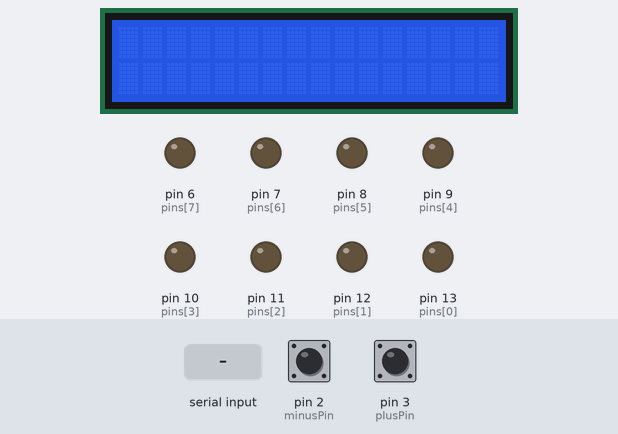
Recording of a sketch running on a simulated Arduino Uno, built with avr-gcc and run on an emulated ATmega328P. Parts: 16×2 character LCD, output pins drawn as LEDs (lit = HIGH). The test bench sets the inputs (shaded band); at power-on: pin 2 (minusPin) HIGH, pin 3 (plusPin) HIGH. What the sketch prints to the serial monitor is not drawn.

Above: at 1.2 s.
1.3 s: "90,45\n" received over Serial
At 2.2 s:
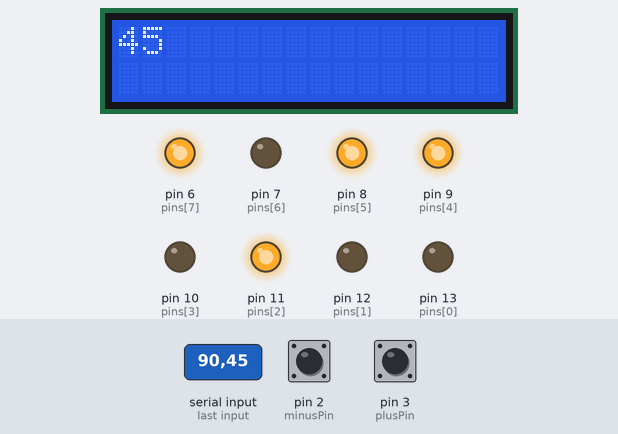
2.9 s: pin 2 (minusPin) pulled LOW for 1 s
At 4.8 s:
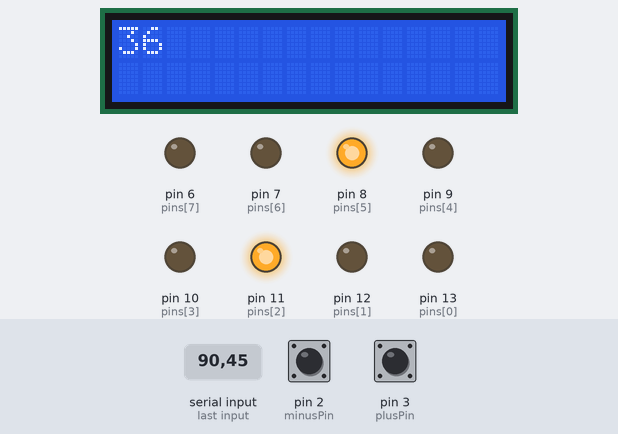
5.4 s: pin 3 (plusPin) pulled LOW for 1 s
At 6.7 s:
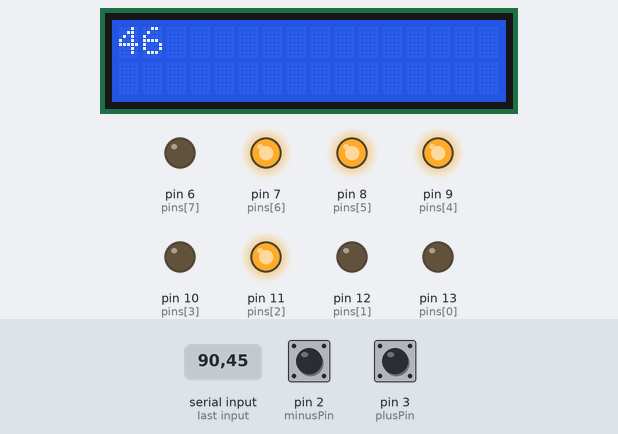
7.9 s: pin 3 (plusPin) pulled LOW for 0.15 s
At 8.5 s:
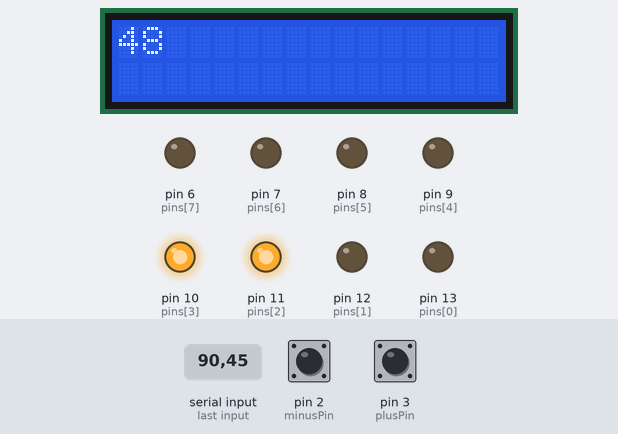
9.5 s: "30,150\n" received over Serial
At 10.3 s:
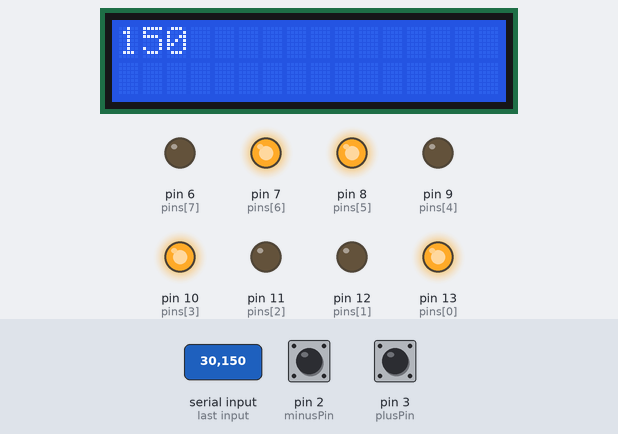
11.1 s: pin 2 (minusPin) pulled LOW for 0.15 s
At 12.1 s:
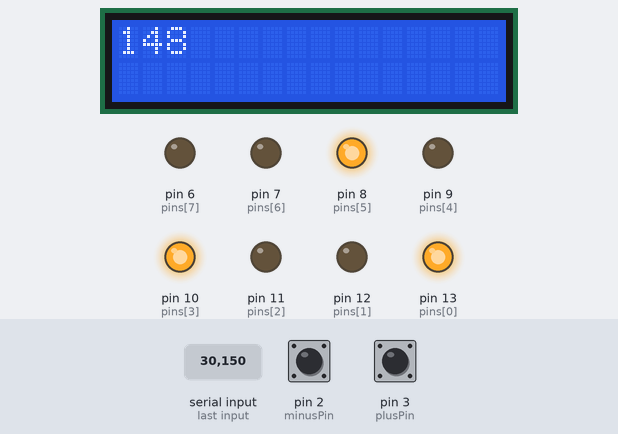
Timing chart, 0 to 13.7 s (numbered marks = the images above; inputs shaded):
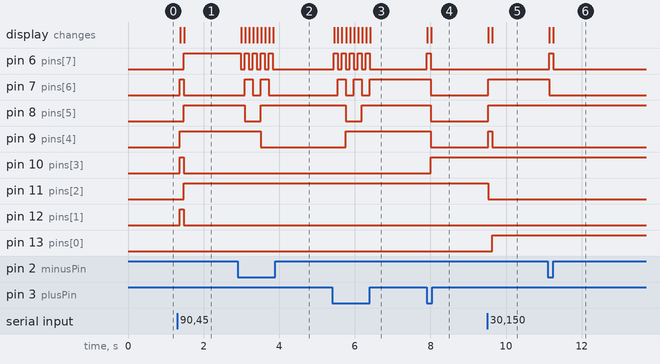

Measured:
- after the input at 1.3 s, pin 6 (pins[7]), pin 8 (pins[5]), pin 11 (pins[2]): LOW → HIGH after 0.18 s; pin 7 (pins[6]), pin 10 (pins[3]), pin 12 (pins[1]): LOW → HIGH after 0.07 s, → LOW 0.11 s later; pin 9 (pins[4]): LOW → HIGH after 0.07 s; the display: first changes after 0.08 s (image 1 shows a later state)
- after the input at 2.9 s, pin 6 (pins[7]): alternates HIGH for 0.11 s and LOW for 0.11 s, 9 changes in all, then stays LOW, starting after 0.08 s; pin 7 (pins[6]): alternates HIGH for 0.21 s and LOW for 0.21 s, 4 changes in all, then stays LOW, starting after 0.19 s
- after the input at 5.4 s, pin 6 (pins[7]): alternates HIGH for 0.11 s and LOW for 0.11 s, 10 changes in all, then stays LOW, starting at once; pin 7 (pins[6]): alternates HIGH for 0.21 s and LOW for 0.21 s, 5 changes in all, then stays HIGH, starting after 0.15 s
- after the input at 7.9 s, pin 6 (pins[7]): LOW → HIGH at once, → LOW 0.11 s later; pin 7 (pins[6]), pin 8 (pins[5]), pin 9 (pins[4]): HIGH → LOW after 0.11 s; pin 10 (pins[3]): LOW → HIGH after 0.11 s; the display: first changes at once (image 4 shows a later state)
- after the input at 9.5 s, pin 7 (pins[6]), pin 8 (pins[5]): LOW → HIGH at once; pin 9 (pins[4]): LOW → HIGH at once, → LOW 0.11 s later; pin 11 (pins[2]): HIGH → LOW at once; pin 13 (pins[0]): LOW → HIGH after 0.13 s; the display: first changes at once (image 5 shows a later state)
- after the input at 11.1 s, pin 6 (pins[7]): LOW → HIGH at once, → LOW 0.11 s later; pin 7 (pins[6]): HIGH → LOW at once; the display: first changes at once (image 6 shows a later state)

The sketch:

arduino_uno_r3_left.ino
```cpp
#include <LiquidCrystal_I2C.h>

LiquidCrystal_I2C lcd(0x20, 16, 2);

int pins[8] = {13, 12, 11, 10, 9, 8, 7, 6};
int plusPin = 3;
int minusPin = 2;
int num = 0;
int oldNum = NULL;

void setup() {
  Serial.begin(9600);
  for(int i = 0; i < 8; i++) {
    pinMode(pins[i], OUTPUT);
  }
  pinMode(plusPin, INPUT_PULLUP);
  pinMode(minusPin, INPUT_PULLUP);
  lcd.init();
  lcd.clear();
  lcd.backlight();
}

int bin[8];

void loop() {
  static int keypadNum = NULL;
  buttonInput();
  if(Serial.available()>0){
  	keypadNum = Serial.parseInt();
  }
  if(keypadNum != 0){

    num = keypadNum == -1 ? 0 : keypadNum;
  }
  Serial.print("Received: ");
  Serial.println(keypadNum);
  if(num != oldNum){
    decimalToBinary(num, bin);
    for(int i = 0; i < 8; i++) {
      if(bin[i] == 1) {
        digitalWrite(pins[i], HIGH);
      } else {
        digitalWrite(pins[i], LOW);
      }
      oldNum = num;
  	}
    lcd.clear();
  	lcd.setCursor(0, 0);
  	lcd.print(num);
  }

  delay(100);
}

void buttonInput() {
  static unsigned long lastDebounceTimePlus = 0;
  static unsigned long lastDebounceTimeMinus = 0;
  const unsigned long debounceDelay = 100;

  int statePlus = digitalRead(plusPin);
  int stateMinus = digitalRead(minusPin);

  unsigned long currentTime = millis();

  if(statePlus == LOW && (currentTime - lastDebounceTimePlus) > debounceDelay) {
    num++;
    num = constrain(num, 0, 255);
    lastDebounceTimePlus = currentTime;
  }

  if(stateMinus == LOW && (currentTime - lastDebounceTimeMinus) > debounceDelay) {
    num--;
    num = constrain(num, 0, 255);
    lastDebounceTimeMinus = currentTime;
  }
}

void decimalToBinary(int n, int binary[]) {
  for(int i = 0; i < 8; i++) {
    binary[7 - i] = n % 2;
    n /= 2;
  }
}
```
